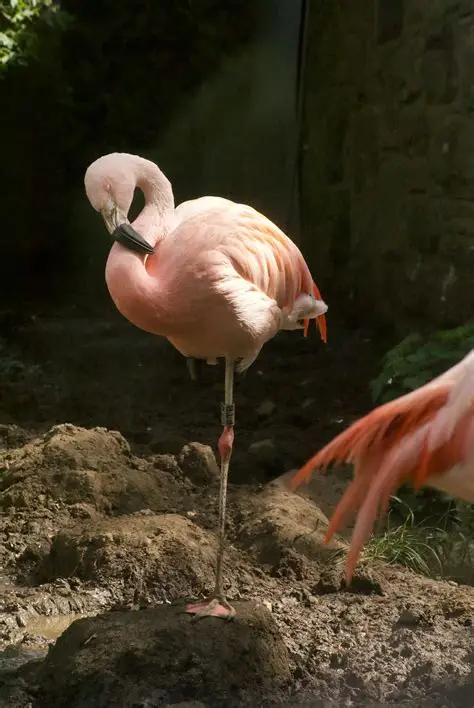
#> input picture Code/Images/OIP (2).webp, 474 x 708 px, found by its file name
$ jupyter execute --allow-errors Lab2.ipynb   (older library calls are emulated)
#> lines starting #> are read from the running program, lines starting #| are printed output that depends on the picture
## Activities

[cell 1]
#! pip install opencv-python matplotlib

[cell 2]
import cv2 as cv2
import matplotlib.pyplot as plt

img = cv2.imread('Images/391d50e3-1268-45e1-aaaa-3cfe6f2fb90d_hero-blur-image-2.avif')

# BGR2RGB
#> (the rest of this cell did not finish here and is left out)

#> (a cell that did not finish here is left out)

[cell 4]
# Applying Gaussian Blur
image_size = (224,224)

img2 = cv2.imread('/Users/hassanfarid/Documents/Study/Comsats University (MS AI)/3rd Semester/Computer Vision/Labs/Code/Images/OIP (2).webp')
#> img2 is the input picture: shape (708, 474, 3); mean B, G, R 36.8, 55.1, 65.3

img2 = cv2.cvtColor(img2, cv2.COLOR_BGR2RGB)

img2 = cv2.resize(img2,image_size)
#> img2: shape (224, 224, 3)

blurred_img = cv2.GaussianBlur(img2,(5,5),0)

plt.figure(figsize=(14,14))

plt.subplot(1,2,1)
plt.imshow(img2)

plt.subplot(1,2,2)
plt.imshow(blurred_img)

[cell 5]
img2.shape
#> Out = (224, 224, 3)

[cell 6]
r,g,b = cv2.split(img2)
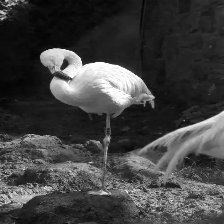
#> r: shape (224, 224); min 0, max 255, mean 65.2
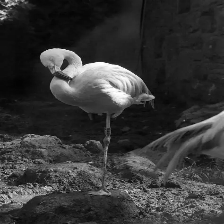
#> g: shape (224, 224); min 2, max 255, mean 55
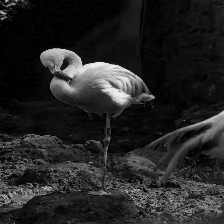
#> b: shape (224, 224); min 0, max 245, mean 36.8


plt.figure(figsize=(12,8))
plt.subplot(2,2,1)
plt.hist(r.ravel(), color='red', bins=250, alpha=0.5, label='Red')

plt.subplot(2,2,2)
plt.hist(g.ravel(), color='green', bins=256, alpha=0.5, label='Green')

plt.subplot(2,2,3)
plt.hist(b.ravel(), color='blue', bins=256, alpha=0.5, label='Blue')

plt.show()
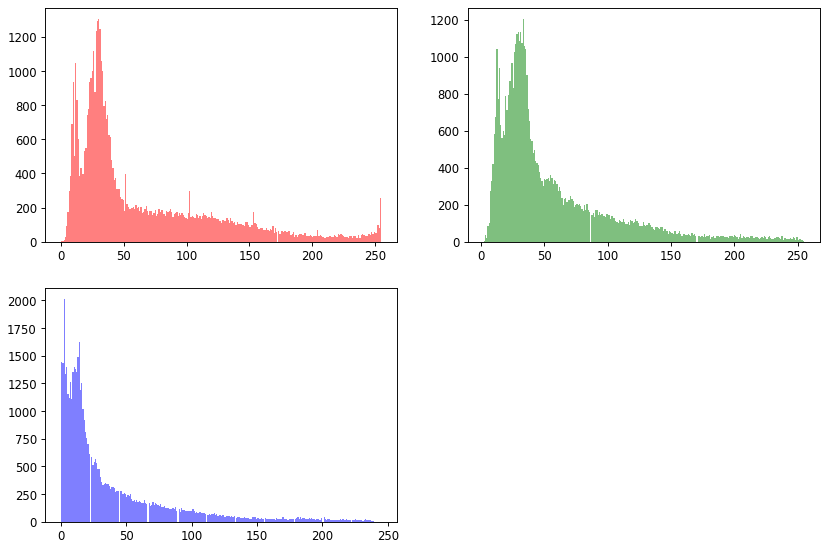
#> figure drawn by matplotlib, 3 panels; panel 1: tallest bar 1301 high, from x = 29.58 to 30.6; panel 2: tallest bar 1202 high, from x = 32.64 to 33.62; panel 3: tallest bar 2007 high, from x = 1.91 to 2.87

# Activity 3: Applying Median Filter

[cell 7]
mediam_filtered = cv2.medianBlur(img2,3)
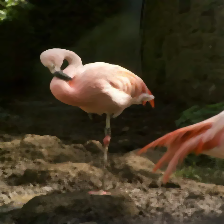
#> mediam_filtered: shape (224, 224, 3); mean R, G, B 64.9, 54.7, 36.4


plt.figure(figsize=(14,14))

plt.subplot(1,2,1)
plt.imshow(img2)

plt.subplot(1,2,2)
plt.imshow(mediam_filtered)
plt.show()

### Activity 4: Applying Edge Detection using Sobel Filter

[cell 8]
# image to grayscale
gray_img = cv2.cvtColor(img2, cv2.COLOR_BGR2GRAY)

sobel1 = cv2.Sobel(gray_img, cv2.CV_64F, 1, 0, ksize=1)

plt.figure(figsize=(12,8))
plt.subplot(1,2,1)
plt.imshow(gray_img, cmap='gray')

plt.subplot(1,2,2)
plt.imshow(sobel1, cmap='gray')

plt.show()

[cell 9]
gray_img.shape
#> Out = (224, 224)

[cell 10]
plt.hist(gray_img.ravel())
plt.show()
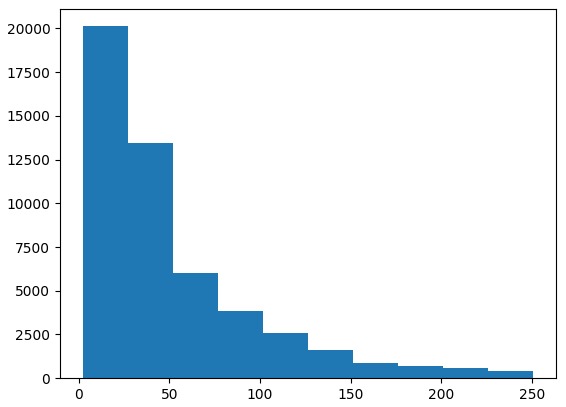
#> figure drawn by matplotlib, 1 panel; tallest bar 20129 high, from x = 2 to 26.9

### Activity 5: Laplacian Filter for Edge Detection

[cell 11]
laplacian = cv2.Laplacian(gray_img, cv2.CV_64F, ksize=3)
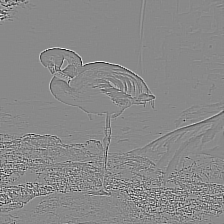
#> laplacian: shape (224, 224) float64; min -1012, max 868, mean -0.2; drawn with min black and max white
laplacian2 = cv2.convertScaleAbs(laplacian)  # convert to 8-bit for display
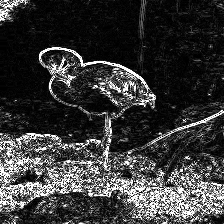
#> laplacian2: shape (224, 224); min 0, max 255, mean 56.1

plt.figure(figsize=(12,8))

plt.subplot(1,3,1)
plt.imshow(gray_img, cmap='gray')

plt.subplot(1,3,2)
plt.imshow(laplacian, cmap='gray')

plt.subplot(1,3,3)
plt.imshow(laplacian2, cmap='gray')

plt.show()

### Activity 6: Applying a 3x3 Filter Using a Custom Kernel

[cell 12]
import numpy as np

[cell 13]
my_kernel = np.array([[0, -1, 0],
                   [-1, 5, -1],
                   [0, -1, 0]])


filtered_img = cv2.filter2D(gray_img,-1,my_kernel)

plt.figure(figsize=(12,8))

plt.subplot(1,2,1)
plt.imshow(gray_img, cmap='gray')

plt.subplot(1,2,2)
plt.imshow(filtered_img, cmap='gray')

[cell 14]
my_kernel = np.array([
    [2,0,-2],
    [0,0,0],
    [-2,0,2]
])

filtered_img = cv2.filter2D(gray_img,-1,my_kernel)

plt.figure(figsize=(12,8))

plt.subplot(1,2,1)
plt.imshow(gray_img, cmap='gray')

plt.subplot(1,2,2)
plt.imshow(filtered_img, cmap='gray')

## Home Assignment

### Task 2: Custom Kernel for Edge Detection
#### Scenario: Define a custom kernel for edge detection and apply it to an image.

[cell 15]
my_kernel = np.array([
    [1,0,-2],
    [0,0,0],
    [-1,0,2]
])

filtered_img = cv2.filter2D(gray_img,-1,my_kernel)
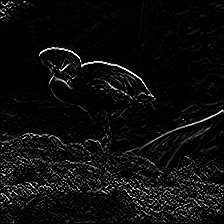
#> filtered_img: shape (224, 224); min 0, max 255, mean 12.6

plt.figure(figsize=(12,8))

plt.subplot(1,2,1)
plt.imshow(gray_img, cmap='gray')

plt.subplot(1,2,2)
plt.imshow(filtered_img, cmap='gray')

[cell 16]
import cv2
import numpy as np
import matplotlib.pyplot as plt

img_path = 'Images/391d50e3-1268-45e1-aaaa-3cfe6f2fb90d_hero-blur-image-2.avif'

img = cv2.imread(img_path)
#> (the rest of this cell did not finish here and is left out)

[cell 17]
g_blur = cv2.GaussianBlur(img2,(5,5),0)
sobel = cv2.Sobel(gray_img, cv2.CV_64F, 1, 0, ksize=5)
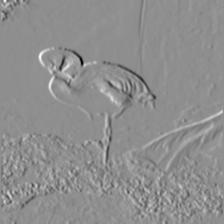
#> sobel: shape (224, 224) float64; min -8884, max 6994, mean 9.8; drawn with min black and max white

plt.subplot(1,2,1)
plt.imshow(g_blur, cmap='gray')

plt.subplot(1,2,2)
plt.imshow(sobel, cmap='gray')

plt.show()

$ run again, with Code/Images/OIP (1).webp copied over Code/Images/OIP (2).webp
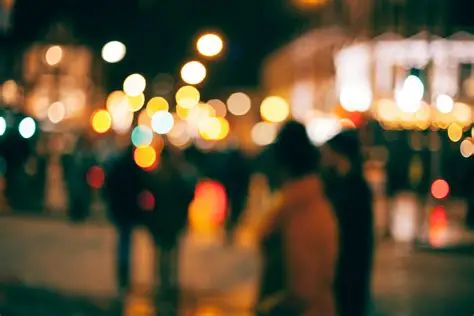
#> input picture Code/Images/OIP (1).webp, 474 x 316 px, found by its file name
#> img2 is the input picture: shape (316, 474, 3); mean B, G, R 58.9, 83.9, 96.8
#> `laplacian = cv2.Laplacian(gray_img, cv2.CV_64F, ksize=3)`:
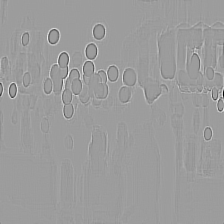
#> laplacian: shape (224, 224) float64; min -1228, max 772, mean -0.1; drawn with min black and max white
#> `filtered_img = cv2.filter2D(gray_img,-1,my_kernel)`:
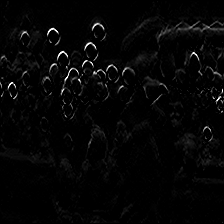
#> filtered_img: shape (224, 224); min 0, max 255, mean 5.6
